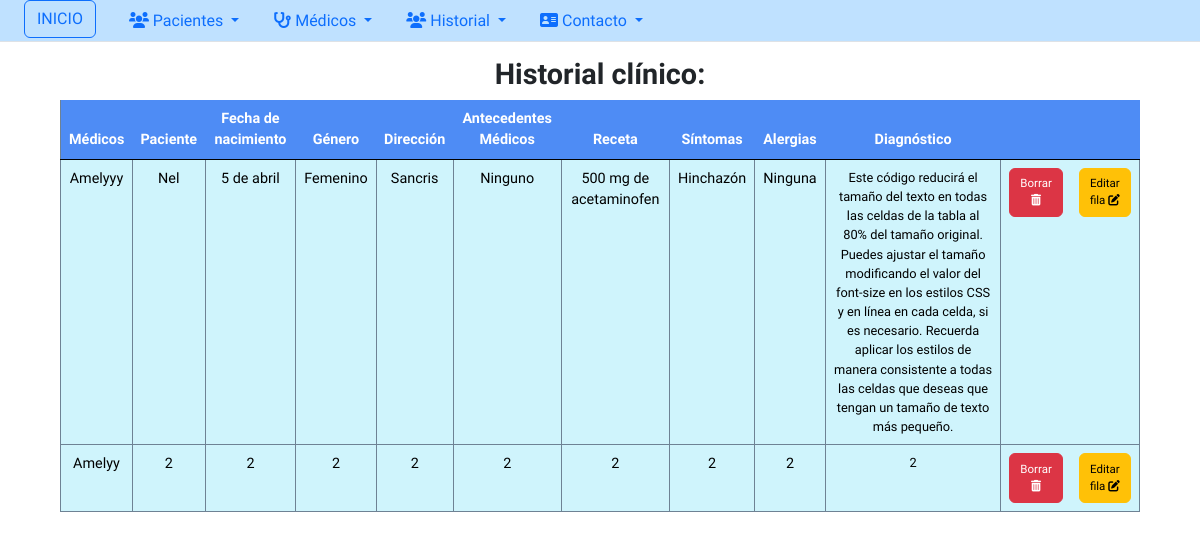
The page /verhistoria on the database its author committed.
### Clinica/models.py (models this page shows)
class Historia(models.Model):
    médico_tratante = models.CharField(max_length=30)
    nombre_del_paciente = models.CharField(max_length=50)
    fecha_de_nacimiento = models.CharField(max_length=30)
    género = models.CharField(max_length=30)
    dirección = models.CharField(max_length=50)
    antecedentes_médicos = models.CharField(max_length=50)
    receta_médica = models.CharField(max_length=100)
    síntomas = models.CharField(max_length=50)
    alergias = models.CharField(max_length=30)
    diagnóstico = models.CharField(max_length=100)

### Clinica/views.py (the view)
# urls.py: path('verhistoria', views.verhistoria, name='verhistoria'),
def verhistoria(request):
    verhistoria = Historia.objects.all()
    return render(request, "historiaVer.html", {'historias' : verhistoria})

### Clinica/templates/historiaVer.html (shortened to what this page needs)
{% extends 'plantilla.html' %}
{% block content %}
    <h5 class="text-center google-font-table"><b>Historial clínico:</b></h5>
    <table class="table table-info w-75 mx-auto text-center google-font-table">
        <thead>
        <tr>
            <th style="font-size: 0.9em;">Médicos</th>
            <th style="font-size: 0.9em;">Paciente</th>
            <th style="font-size: 0.9em;">Fecha de nacimiento</th>
            <th style="font-size: 0.9em;">Género</th>
            <th style="font-size: 0.9em;">Dirección</th>
            <th style="font-size: 0.9em;">Antecedentes Médicos</th>
            <th style="font-size: 0.9em;">Receta</th>
            <th style="font-size: 0.9em;">Síntomas</th>
            <th style="font-size: 0.9em;">Alergias</th>
            <th style="font-size: 0.9em;">Diagnóstico</th>
            <th colspan="2"></th>
        </tr>
        </thead>
        <tbody>
        {% for historia in historias %}
            <tr>
                <td style="font-size: 0.9em;">{{ historia.médico_tratante }}</td>
                <td style="font-size: 0.9em;">{{ historia.nombre_del_paciente }}</td>
                <td style="font-size: 0.9em;">{{ historia.fecha_de_nacimiento }}</td>
                <td style="font-size: 0.9em;">{{ historia.género }}</td>
                <td style="font-size: 0.9em;">{{ historia.dirección }}</td>
                <td style="font-size: 0.9em;">{{ historia.antecedentes_médicos }}</td>
                <td style="font-size: 0.9em;">{{ historia.receta_médica }}</td>
                <td style="font-size: 0.9em;">{{ historia.síntomas }}</td>
                <td style="font-size: 0.9em;">{{ historia.alergias }}</td>
                <td style="font-size: 0.8em;">{{ historia.diagnóstico }}</td>
                <td>
                    <form action="{% url 'eliminarhistoria' historia.id %}" method="post">
                        <button class="btn btn-danger" onclick="return confirm('¿Está seguro de ELIMINAR estos datos?')">
                            Borrar <i class="fa-solid fa-trash-can"></i>
                        </button>
                    </form>
                </td>
                <td>
                    <form action="{% url 'detallehistoria' historia.id %}" method="post">
                        <button class="btn btn-warning">
                            Editar fila <i class="fa fa-edit"></i>
                        </button>
                    </form>
                </td>
            </tr>
        {% endfor %}
        </tbody>
    </table>
{% endblock %}

### Clinica/templates/plantilla.html (shortened to what this page needs)
<!DOCTYPE html>
<html lang="en">
<head>
    <link rel="stylesheet" type="text/css" href="https://cdn.jsdelivr.net/npm/bootstrap@5.2.3/dist/css/bootstrap.min.css">
    <link rel="stylesheet" href="https://cdnjs.cloudflare.com/ajax/libs/font-awesome/6.4.2/css/all.min.css" />
    <link rel="stylesheet" href="https://cdnjs.cloudflare.com/ajax/libs/font-awesome/6.0.0/css/all.min.css">
</head>
<body>
  <ul class="nav nav-tabs" style="background-color: #bfe1ff;">
    <li class="nav-item">
        <a class="nav-item dropdown me-3 m-4 google-font-title" aria-current="page" href="{% url 'inicio' %}"><button class="btn btn-outline-primary" type="submit">INICIO</button></a>
    </li>
    <li class="nav-item dropdown">
        <a class="nav-link dropdown-toggle google-font-title" href="#" role="button" data-bs-toggle="dropdown" aria-expanded="false">
            <i class="fa-solid fa-users"></i> Pacientes
        </a>
    </li>
    <li class="nav-item dropdown">
        <a class="nav-link dropdown-toggle google-font-title" href="#" role="button" data-bs-toggle="dropdown" aria-expanded="false">
            <i class="fa-solid fa-stethoscope"></i> Médicos
        </a>
    </li>
    <li class="nav-item dropdown">
        <a class="nav-link dropdown-toggle google-font-title" href="#" role="button" data-bs-toggle="dropdown" aria-expanded="false">
            <i class="fa-solid fa-users"></i> Historial
        </a>
    </li>
    <li class="nav-item dropdown">
        <a class="nav-link dropdown-toggle google-font-title" href="#" role="button" data-bs-toggle="dropdown" aria-expanded="false">
            <i class="fa-solid fa-address-card"></i></i> Contacto
        </a>
    </li>
</ul>
{% block content %}
{% endblock %}
</body>
</html>

### Clinica/templates/plantilla.html (style rules this page uses)
.google-font-title { font-family: 'Changa', sans-serif; }

### Clinica/templates/historiaVer.html (style rules this page uses)
.google-font-table { font-family: 'Chakra Petch', sans-serif; }
table.table.table-info.google-font-table.w-75.mx-auto.text-center { width: 90% !important; margin: 0 auto !important; border-bottom: 1px solid #000000; border-left: 1px solid #6e8294; text-align: center; }
table.table.table-info.google-font-table.w-75.mx-auto.text-center td { font-size: 0.8em; }
h5.text-center.google-font-table { margin-top: 15px; font-size: 1.8em; }
.btn.btn-danger, .btn.btn-warning { padding: 0.4rem 0.6rem; font-size: 0.9em; }
.table-info thead th { background-color:#4e8cf5; color: rgb(255, 255, 255); }
.table-info tbody tr td { border-bottom: 1px solid #6e8294; border-right: 1px solid #6e8294; text-align: center; }
.table-info th:nth-last-child(2), .table-info td:nth-last-child(2) { border-right: none; }

### rows shown on the page
Historia: médico_tratante "Amelyyy", nombre_del_paciente "Nel", fecha_de_nacimiento "5 de abril", género "Femenino", dirección "Sancris", antecedentes_médicos "Ninguno", receta_médica "500 mg de acetaminofen", síntomas "Hinchazón", alergias "Ninguna", diagnóstico "Este código reducirá el tamaño del texto en todas las celdas de la tabla al 80% del tamaño original. Puedes ajustar el tamaño modificando el valor del font-size en los estilos CSS y en línea en cada celda, si es necesario. Recuerda aplicar los estilos de manera consistente a todas las celdas que deseas que tengan un tamaño de texto más pequeño."
Historia: médico_tratante "Amelyy", nombre_del_paciente "2", fecha_de_nacimiento "2", género "2", dirección "2", antecedentes_médicos "2", receta_médica "2", síntomas "2", alergias "2", diagnóstico "2"
